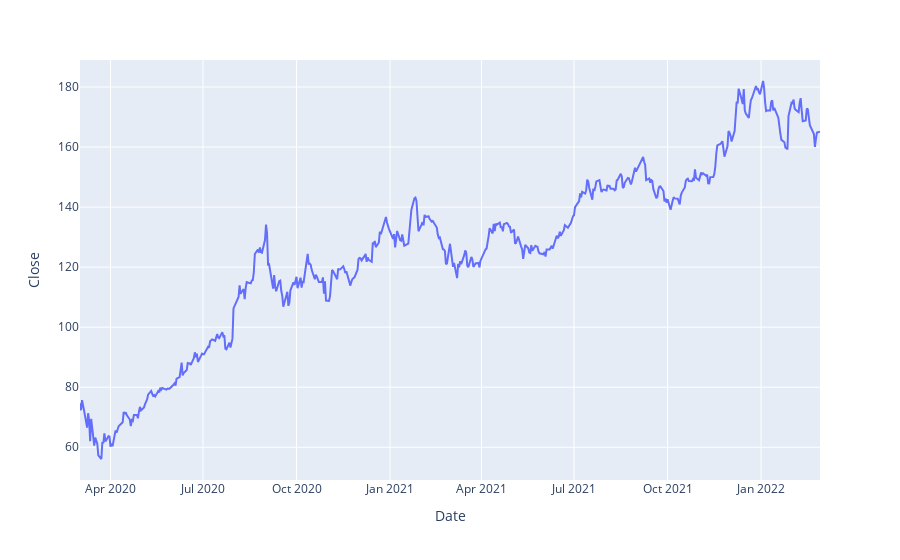

The code cell stored with this chart in its notebook:
### Code cell
figure = px.line(df,
                x = df.index,
                y = "Close")
figure

### Figure 1 — Plotly figure (JSON) as saved in the notebook; plotly's stock layout.template omitted (floating-point values rounded to 4 significant figures; data arrays with more than 128 entries replaced by an {"elided": "..."} marker saying what was removed)
{"data": [{"hovertemplate": "Date=%{x}<br>Close=%{y}<extra></extra>", "legendgroup": "", "line": {"color": "#636efa", "dash": "solid"}, "marker": {"symbol": "circle"}, "mode": "lines", "name": "", "orientation": "v", "showlegend": false, "type": "scatter", "x": {"elided": "504 str values"}, "xaxis": "x", "y": {"elided": "504 float values"}, "yaxis": "y"}], "layout": {"legend": {"tracegroupgap": 0}, "margin": {"t": 60}, "xaxis": {"anchor": "y", "domain": [0, 1], "title": {"text": "Date"}}, "yaxis": {"anchor": "x", "domain": [0, 1], "title": {"text": "Close"}}}}
